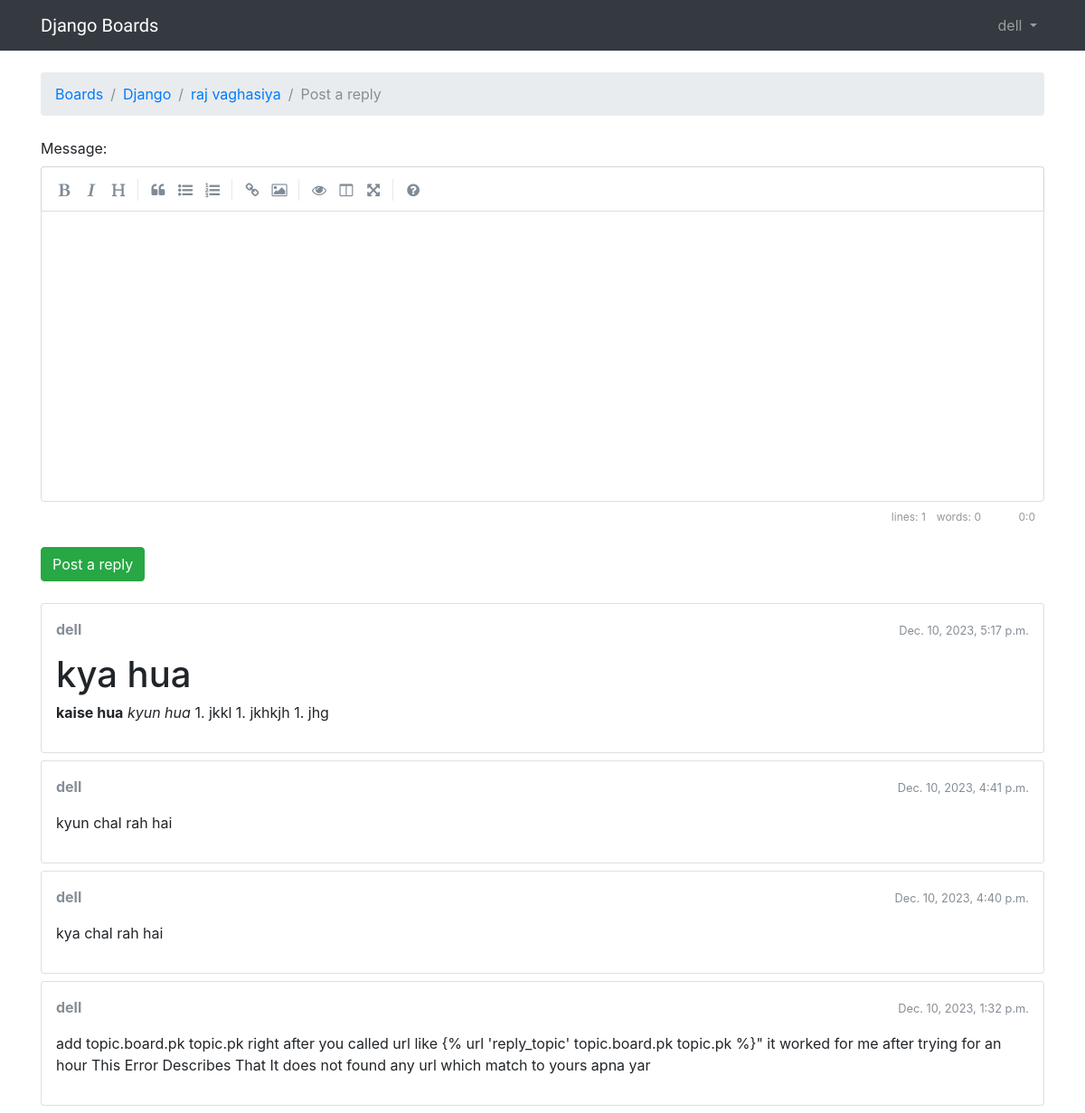
The app's page /boards/1/topics/9/reply/ (signed in) with its own data.
### boards/models.py (models this page shows, shortened)
class Topic(models.Model):
    subject = models.CharField(max_length=255)
    last_updated = models.DateTimeField(auto_now_add=True)
    board = models.ForeignKey(Board, related_name='topics',on_delete=models.CASCADE)
    starter = models.ForeignKey(User, related_name='topics',on_delete=models.CASCADE)
    views = models.PositiveIntegerField(default=0)
    def get_last_ten_posts(self):
        return self.posts.order_by('-created_at')[:10]

class Board(models.Model):
    name = models.CharField(max_length=30, unique=True)
    description = models.CharField(max_length=100)

class Post(models.Model):
    message = models.TextField(max_length=4000)
    topic = models.ForeignKey(Topic, related_name='posts',on_delete=models.CASCADE)
    created_at = models.DateTimeField(auto_now_add=True)
    updated_at = models.DateTimeField(null=True)
    created_by = models.ForeignKey(User, related_name='posts',on_delete=models.CASCADE)
    updated_by = models.ForeignKey(User, null=True, related_name='+',on_delete=models.CASCADE)
    def get_message_as_markdown(self):
        return mark_safe(markdown(self.message, safe_mode='escape'))

### boards/views.py (the view)
# urls.py: path('boards/<int:pk>/topics/<int:topic_pk>/reply/', views.reply_topic, name='reply_topic'),
@login_required
def reply_topic(request, pk, topic_pk):
    topic = get_object_or_404(Topic, board__pk=pk, pk=topic_pk)
    if request.method == 'POST':
        form = PostForm(request.POST)
        if form.is_valid():
            post = form.save(commit=False)
            post.topic = topic
            post.created_by = request.user
            post.save()
            topic.last_updated = timezone.now()
            topic.save()
            topic_url = reverse('topic_posts', kwargs={'pk': pk, 'topic_pk': topic_pk})
            topic_post_url = '{url}?page={page}#{id}'.format(
                url=topic_url,
                id=post.pk,
                page=topic.get_page_count()
            )
            return redirect(topic_post_url)
    else:
        form = PostForm()
    return render(request, 'reply_topic.html', {'topic': topic, 'form': form})

### boards/templatetags/form_tags.py (called while the page is built)
@register.filter
def input_class(bound_field):
    css_class = ''
    if bound_field.form.is_bound:
        if bound_field.errors:
            css_class = 'is-invalid'
        elif field_type(bound_field) != 'PasswordInput':
            css_class = 'is-valid'
    return 'form-control {}'.format(css_class)

### templates/reply_topic.html (shortened to what this page needs)
{% extends 'base.html' %}
{% load static %}
{% block stylesheet %}
  <link rel="stylesheet" href="{% static 'css/simplemde.min.css' %}">
{% endblock %}
{% block breadcrumb %}
  <li class="breadcrumb-item"><a href="{% url 'home' %}">Boards</a></li>
  <li class="breadcrumb-item"><a href="{% url 'board_topics' topic.board.pk %}">{{ topic.board.name }}</a></li>
  <li class="breadcrumb-item"><a href="{% url 'topic_posts' topic.board.pk topic.pk %}">{{ topic.subject }}</a></li>
  <li class="breadcrumb-item active">Post a reply</li>
{% endblock %}
{% block content %}
  <form method="post" class="mb-4" novalidate>
    {% include 'includes/form.html' %}
    <button type="submit" class="btn btn-success">Post a reply</button>
  </form>
  {% for post in topic.get_last_ten_posts %}
    <div class="card mb-2">
      <div class="card-body p-3">
        <div class="row mb-3">
          <div class="col-6">
            <strong class="text-muted">{{ post.created_by.username }}</strong>
          </div>
          <div class="col-6 text-right">
            <small class="text-muted">{{ post.created_at }}</small>
          </div>
        </div>
        {{ post.get_message_as_markdown }}
      </div>
    </div>
  {% endfor %}
{% endblock %}

### templates/base.html (shortened to what this page needs)
{% load static %}<!DOCTYPE html>
<html>
  <head>
    <link rel="stylesheet" href="{% static 'css/bootstrap.min.css' %}">
    <link rel="stylesheet" href="{% static 'css/app.css' %}">
    <link rel="stylesheet" href="https://cdn.jsdelivr.net/simplemde/latest/simplemde.min.css">
    {% block stylesheet %}{% endblock %}
  </head>
  <body>
    {% block body %}
      <nav class="navbar navbar-expand-sm navbar-dark bg-dark">
        <div class="container">
          <a class="navbar-brand" href="{% url 'home' %}">Django Boards</a>
          <div class="collapse navbar-collapse" id="mainMenu">
            {% if user.is_authenticated %}
              <ul class="navbar-nav ml-auto">
                <li class="nav-item dropdown">
                  <a class="nav-link dropdown-toggle" href="#" id="userMenu" data-toggle="dropdown" aria-haspopup="true" aria-expanded="false">
                    {{ user.username }}
                  </a>
                </li>
              </ul>
            {% else %}
              <form class="form-inline ml-auto">
                <a href="{% url 'login' %}" class="btn btn-outline-secondary">Log in</a>
                <a href="{% url 'signup' %}" class="btn btn-primary ml-2">Sign up</a>
              </form>
            {% endif %}
          </div>
        </div>
      </nav>
      <div class="container">
        <ol class="breadcrumb my-4">
          {% block breadcrumb %}
          {% endblock %}
        </ol>
        {% block content %}
        {% endblock %}
      </div>
    {% endblock body %}
  </body>
</html>

### static/css/app.css (style rules this page uses)
.navbar-brand { font-family: 'Peralta', cursive; }

### records on screen
Topic: board.name "Django", subject "raj vaghasiya"
Post: created_by.username "dell", created_at "Dec. 10, 2023, 5:17 p.m.", get_message_as_markdown "kya hua kaise hua kyun hua 1. jkkl 1. jkhkjh 1. jhg"
Post: created_by.username "dell", created_at "Dec. 10, 2023, 4:41 p.m.", get_message_as_markdown "kyun chal rah hai"
Post: created_by.username "dell", created_at "Dec. 10, 2023, 4:40 p.m.", get_message_as_markdown "kya chal rah hai"
Post: created_by.username "dell", created_at "Dec. 10, 2023, 1:32 p.m.", get_message_as_markdown "add topic.board.pk topic.pk right after you called url like {% url 'reply_topic' topic.board.pk topic.pk %}\" it worked for me after trying for an hour This Error Describes That It does not found any url which match to yours apna yar"

### other values on screen
{{ user.username }} "dell"
{{ field.label_tag }} "Message:"
